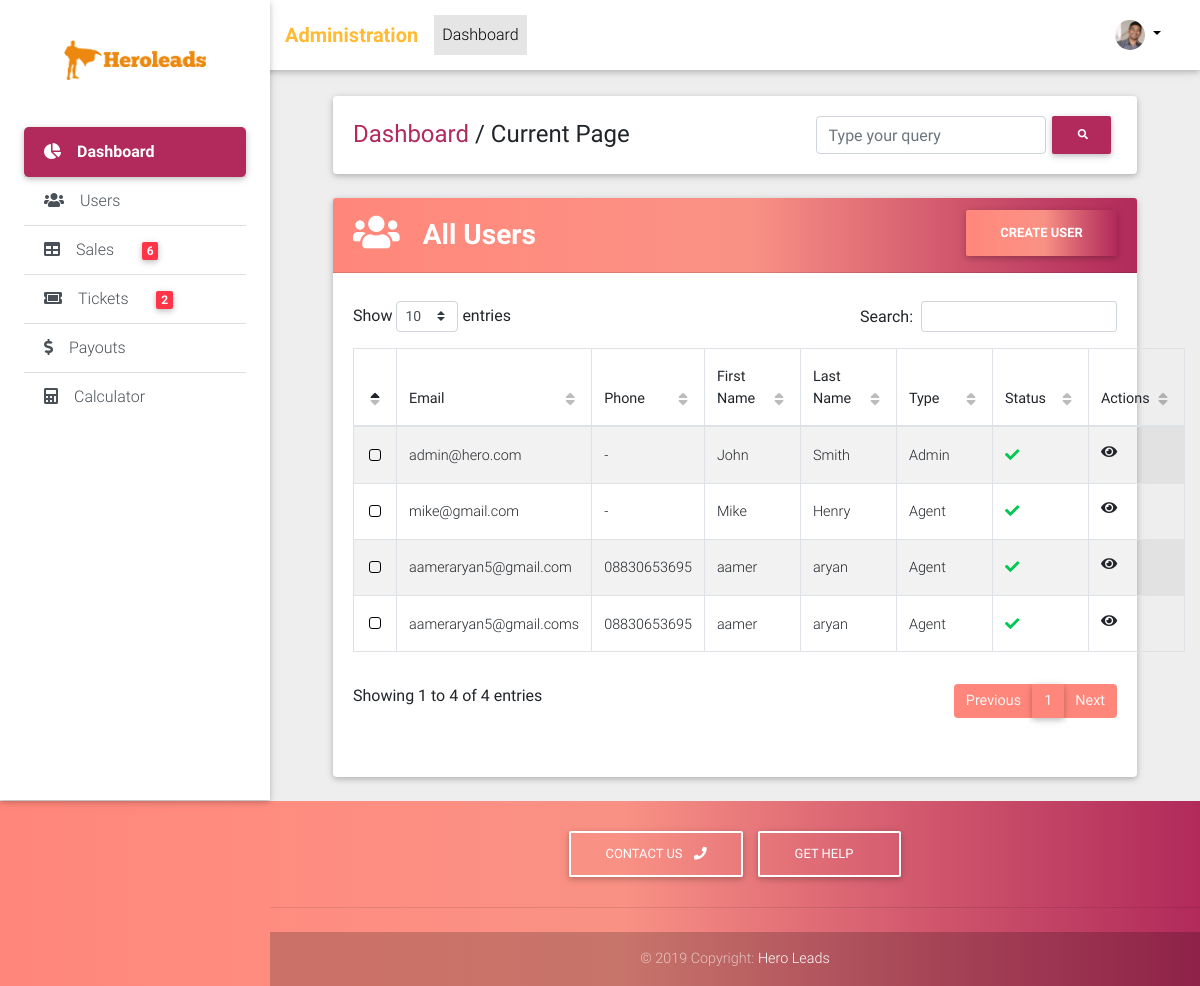
The page /admin/accounts/users/list/ (signed in) on the database as committed earlier.
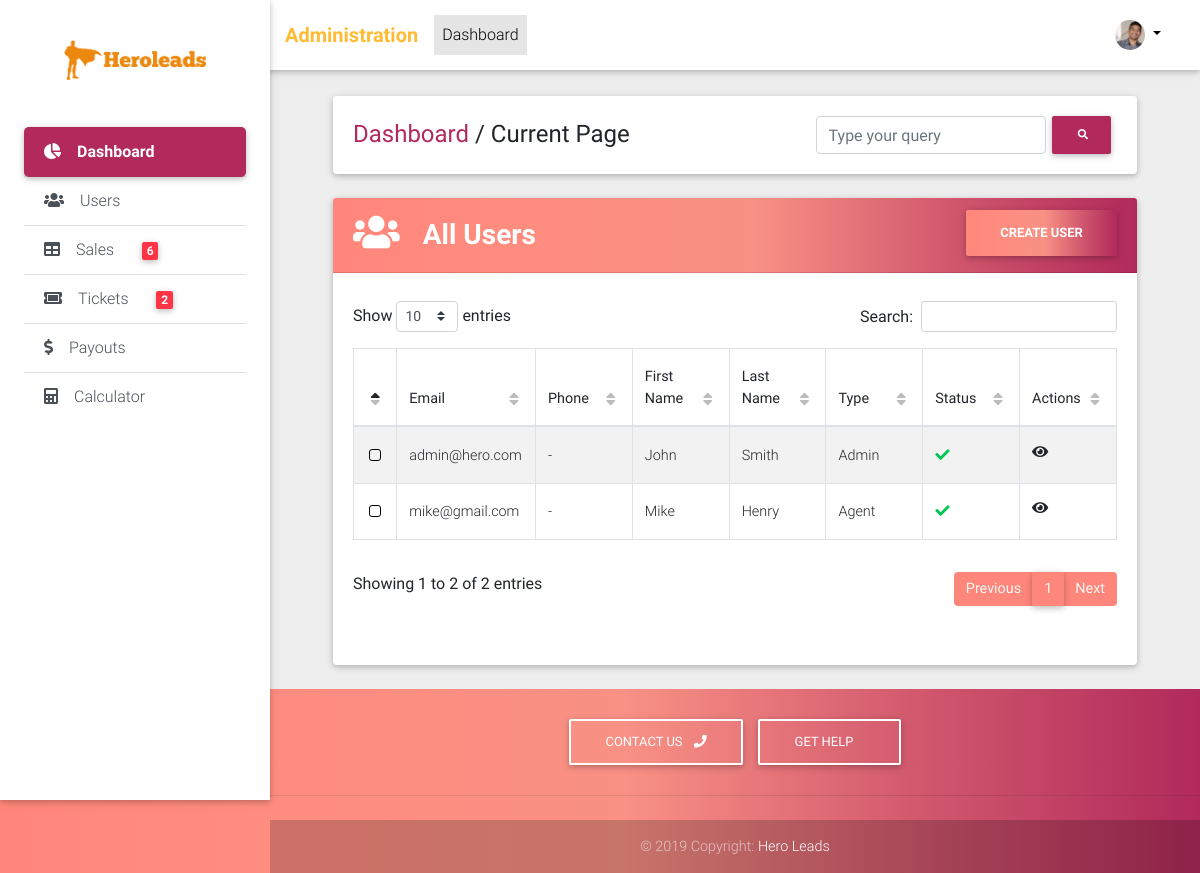
The same page on the database as committed later.
### accounts/models.py (models this page shows, shortened)
class User(AbstractBaseUser, PermissionsMixin):
    ACCOUNT_TYPE_CHOICES = (("AG", "Agent"), ("ST", "Staff"), ("AD", "Admin"))
    email = models.EmailField(unique=True)
    phone = models.CharField(max_length=20, null=True, blank=True)
    first_name = models.CharField(max_length=32)
    last_name = models.CharField(max_length=32)
    date_joined = models.DateTimeField(auto_now_add=True)
    is_active = models.BooleanField(default=True)
    is_staff = models.BooleanField(default=False)
    is_superuser = models.BooleanField(default=False)
    account_type = models.CharField(max_length=2, choices=ACCOUNT_TYPE_CHOICES, default="NU")
    photo = models.ImageField(upload_to="accounts/users/photos/", blank=True, null=True)
    objects = UserManager()
    USERNAME_FIELD = "email"
    REQUIRED_FIELDS = ["first_name", "last_name"]
    @property
    def get_admin_absolute_url(self):
        return reverse_lazy("crm_admin:ac_admin_user_detail", kwargs={"id": self.id})
    @property
    def get_avatar(self):
        if self.photo:
            return self.photo.url
        else:
            return "missing"

### crm_admin/views/accounts_views.py (the view)
class UserListView(LoginRequiredMixin, ListView):
    model = User
    context_object_name = "users"
    template_name = "accounts_admin/user_list.html"

### crm_admin/templatetags/crm_admin_tags.py (called while the page is built)
@register.simple_tag
def get_pending_sale_count():
    return Sale.objects.exclude(status="CP").count()

@register.simple_tag
def get_pending_ticket_count():
    return Ticket.objects.exclude(status__in=("EX", "CN", "SL")).count()

### crm_admin/templates/accounts_admin/user_list.html (shortened to what this page needs)
{% extends "crm_admin/base.html" %}
{% load crispy_forms_tags %}
{% load static %}
{% block custom_links %}
    <link href="{% static "css/addons/datatables.min.css" %}" rel="stylesheet">
    <link href="{% static "css/addons/datatables-select.min.css" %}" rel="stylesheet">
{% endblock %}
{% block content %}
    <div >
        <div class="card">
            <div class="card-header young-passion-gradient clearfix">
                <div class="page_heading float-left">
                    <h3 class="font-weight-bold white-text mt-2"><i class="fa fa-users fa-lg mr-3"></i> All Users</h3>
                </div>
                <div class="create_user_btn float-right">
                    <a href="{% url "crm_admin:ac_admin_user_add" %}"><button class="btn young-passion-gradient text-white font-weight-bold m-0">Create User</button></a>
                </div>
            </div>
        <div class="card-body">
            <div class="table-responsive-lg">
                <table id="dt-basic-checkbox" class="table table-striped table-bordered" cellspacing="0" width="100%">
                    <thead>
                <tr>
                  <th></th>
                  <th class="th-sm">Email</th>
                  <th class="th-sm">Phone</th>
                  <th class="th-sm">First Name</th>
                  <th class="th-sm">Last Name</th>
                  <th class="th-sm">Type</th>
                  <th class="th-sm">Status</th>
                  <th class="th-sm">Actions</th>
                </tr>
                  </thead>
                    <tbody>
                    {% for user in users %}
                        <tr>
                            <td></td>
                            <td><a href="{{ user.get_admin_absolute_url }}">{{ user.email }}</a></td>
                            <td>{{ user.phone|default:"-" }}</td>
                            <td>{{ user.first_name }}</td>
                            <td>{{ user.last_name }}</td>
                            <td>{{ user.get_account_type_display }}</td>
                            <td>
                                <i class="fa {% if user.is_active %}fa-check text-success{% else %}text-danger fa-times{% endif %}"></i>
                            </td>
                            <td>
                                <a href="{{ user.get_admin_absolute_url }}"><i class="fa float-left fa-eye"></i></a>
                            </td>
                        </tr>
                    {% endfor %}
                  </tbody>
                </table>
            </div>
        </div>
        </div>
    </div>
{% endblock %}

### crm_admin/templates/crm_admin/base.html (shortened to what this page needs)
<!DOCTYPE html>
{% load static %}
<html lang="en">
<head>
    <link rel="stylesheet" href="https://use.fontawesome.com/releases/v5.8.2/css/all.css">
    <link href="{% static "css/bootstrap.min.css" %}" rel="stylesheet">
    <link href="{% static "css/mdb.min.css" %}" rel="stylesheet">
    <link href="{% static "css/admin_style.css" %}" rel="stylesheet">
  <link rel="stylesheet" href="//code.jquery.com/ui/1.12.1/themes/base/jquery-ui.css">
    {% block custom_links %}
    {% endblock %}
</head>
<body class="grey lighten-3">
    {% if user.is_authenticated %}
        {% include "crm_admin/header.html" %}
    {% endif %}
        <main class="pt-5 mx-lg-5">
            <div class="container-fluid mt-5">
                {% if user.is_authenticated %}
                    {% include "crm_admin/breadcrumb.html" %}
                {% endif %}
                {% block content %}{% endblock %}
            </div>
        </main>
    {% include "crm_admin/footer.html" %}
</body>
</html>

### crm_admin/templates/crm_admin/header.html (shortened to what this page needs)
{% load static %}
{% load crm_admin_tags %}
  <header>
    <nav class="navbar fixed-top navbar-expand-lg navbar-light white scrolling-navbar">
      <div class="container-fluid">
        <a class="navbar-brand waves-effect" href="{% url "crm_admin:dashboard" %}">
          <strong class="text-warning font-weight-bold">Administration</strong>
        </a>
        <div class="collapse navbar-collapse" id="navbarSupportedContent">
          <ul class="navbar-nav mr-auto">
            <li class="nav-item active">
              <a class="nav-link waves-effect" href="#">Dashboard
              </a>
            </li>
          </ul>
          <ul class="navbar-nav nav-flex-icons">
              <li class="nav-item avatar dropdown">
        <a class="nav-link dropdown-toggle" id="navbarDropdownMenuLink-55" data-toggle="dropdown"
          aria-haspopup="true" aria-expanded="false">
          <img src="{{ user.get_avatar }}" class="rounded-circle z-depth-0"
            alt="avatar" id="avatar-image" height="30px">
        </a>
      </li>
          </ul>
        </div>
      </div>
    </nav>
    <div class="sidebar-fixed position-fixed">
      <a class="logo-wrapper waves-effect">
        <img src="{% static "img/logo (copy).png" %}" class="img-fluid" alt="">
      </a>
      <div class="list-group list-group-flush">
        <a href="{% url "crm_admin:dashboard" %}" class="list-group-item active waves-effect">
          <i class="fas fa-chart-pie mr-3"></i>Dashboard
        </a>
        <a href="{% url "crm_admin:ac_admin_user_list" %}" class="list-group-item list-group-item-action waves-effect">
          <i class="fas fa-users mr-3"></i>Users</a>
        <a href="{% url "crm_admin:sales_admin_list" %}" class="list-group-item list-group-item-action waves-effect">
          <i class="fas fa-table mr-3"></i>Sales <span class="badge badge-danger ml-4">{% get_pending_sale_count %}</span></a>
        <a href="{% url "crm_admin:tickets_admin_list" %}" class="list-group-item list-group-item-action waves-effect">
          <i class="fas fa-ticket-alt mr-3"></i>Tickets <span class="badge badge-danger ml-4">{% get_pending_ticket_count %}</span>
        </a>
        <a href="{% url "crm_admin:sales_admin_payouts_list" %}" class="list-group-item list-group-item-action waves-effect">
          <i class="fas fa-dollar-sign mr-3"></i>Payouts</a>
        <a href="{% url "crm_admin:calcons_admin_view" %}" class="list-group-item list-group-item-action waves-effect">
          <i class="fas fa-calculator mr-3"></i>Calculator</a>
      </div>
    </div>
  </header>

### crm_admin/templates/crm_admin/breadcrumb.html
{% load static %}
    <div class="card mb-4 wow fadeIn">
        <div class="card-body d-sm-flex justify-content-between">
          <h4 class="mb-2 mb-sm-0 pt-1">
            <a href="{% url "crm_admin:dashboard" %}" class="amt-default-color">Dashboard</a>
            <span>/</span>
            <span>Current Page</span>
          </h4>
          <form class="d-flex justify-content-center">
            <input type="search" placeholder="Type your query" aria-label="Search" class="form-control">
            <button class="btn amt-bg-default btn-sm my-0 p" type="submit">
              <i class="fas fa-search"></i>
            </button>
          </form>
        </div>
      </div>

### crm_admin/templates/crm_admin/footer.html (shortened to what this page needs)
{% load static %}
  <footer class="page-footer text-center font-small young-passion-gradient darken-2 mt-4 wow fadeIn amt-footer">
    <div class="pt-4">
      <a class="btn btn-outline-white" href="#"
        role="button">Contact US
        <i class="fas fa-phone ml-2"></i>
      </a>
      <a class="btn btn-outline-white" href="#" role="button">Get Help
      </a>
    </div>
    <hr class="my-4">
    <div class="footer-copyright py-3">
      © 2019 Copyright:
      <a href="https://mdbootstrap.com/education/bootstrap/" target="_blank">Hero Leads</a>
    </div>
  </footer>

### portal/static/css/admin_style.css (style rules this page uses)
.sidebar-fixed { height: 100vh; width: 270px; -webkit-box-shadow: 0 2px 5px 0 rgba(0, 0, 0, 0.16), 0 2px 10px 0 rgba(0, 0, 0, 0.12); box-shadow: 0 2px 5px 0 rgba(0, 0, 0, 0.16), 0 2px 10px 0 rgba(0, 0, 0, 0.12); z-index: 1050; background-color: #fff; padding: 1.5rem; padding-top: 0; }
.sidebar-fixed .list-group .active { -webkit-box-shadow: 0 2px 5px 0 rgba(0, 0, 0, 0.16), 0 2px 10px 0 rgba(0, 0, 0, 0.12); box-shadow: 0 2px 5px 0 rgba(0, 0, 0, 0.16), 0 2px 10px 0 rgba(0, 0, 0, 0.12); -webkit-border-radius: 5px; border-radius: 5px; }
.sidebar-fixed .logo-wrapper { padding: 2.5rem; }
.sidebar-fixed .logo-wrapper img { max-height: 50px; }
@media (min-width: 1200px) { .navbar, .page-footer, main { padding-left: 270px; } }
.list-group-item.active { background-color: #b12a5b!important; border-color: #b12a5b!important; font-weight: bold; }
.amt-bg-default { background-color: #b12a5b; color: white; }
.amt-default-color { color: #b12a5b!important; }

Rows that differ between the two databases and show on the page:
removed User: email "aameraryan5@gmail.com", phone "08830653695", first_name "aamer", last_name "aryan", account_type "Agent", is_active True (drawn)
removed User: email "aameraryan5@gmail.coms", phone "08830653695", first_name "aamer", last_name "aryan", account_type "Agent", is_active True (drawn)
Other text that changed with them:
text written by a page script: "Show entries Search: Showing 1 to 4 of 4 entries Previous 1 Next" → "Show entries Search: Showing 1 to 2 of 2 entries Previous 1 Next"
